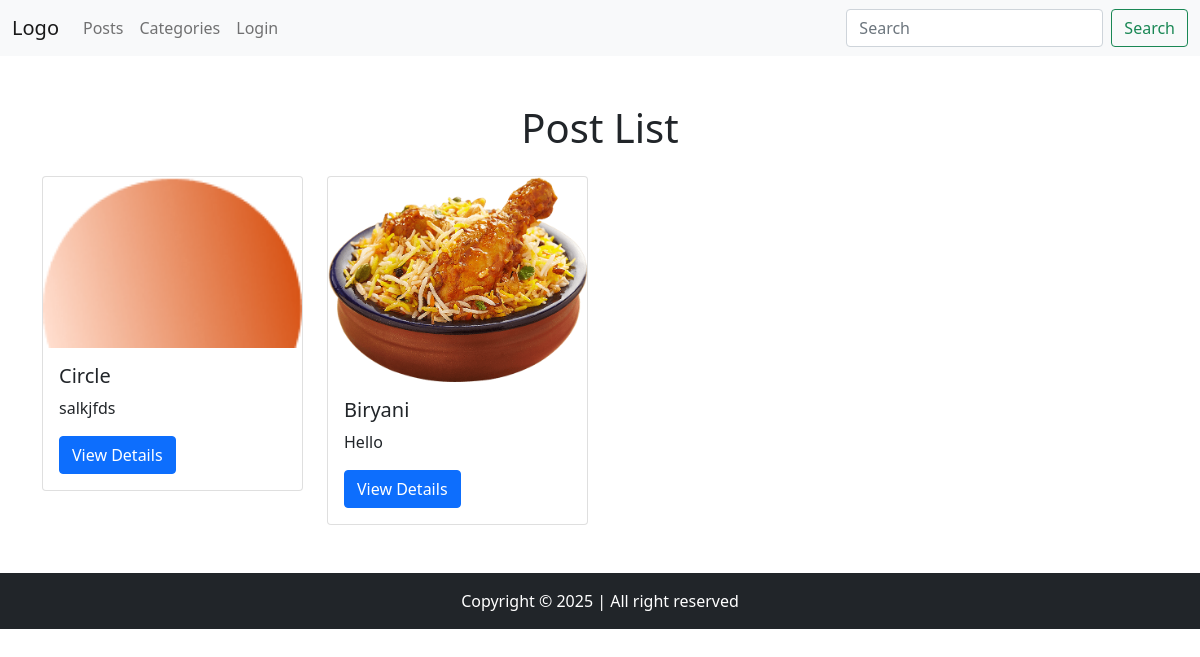
Page /?page=2 on the earlier database version.
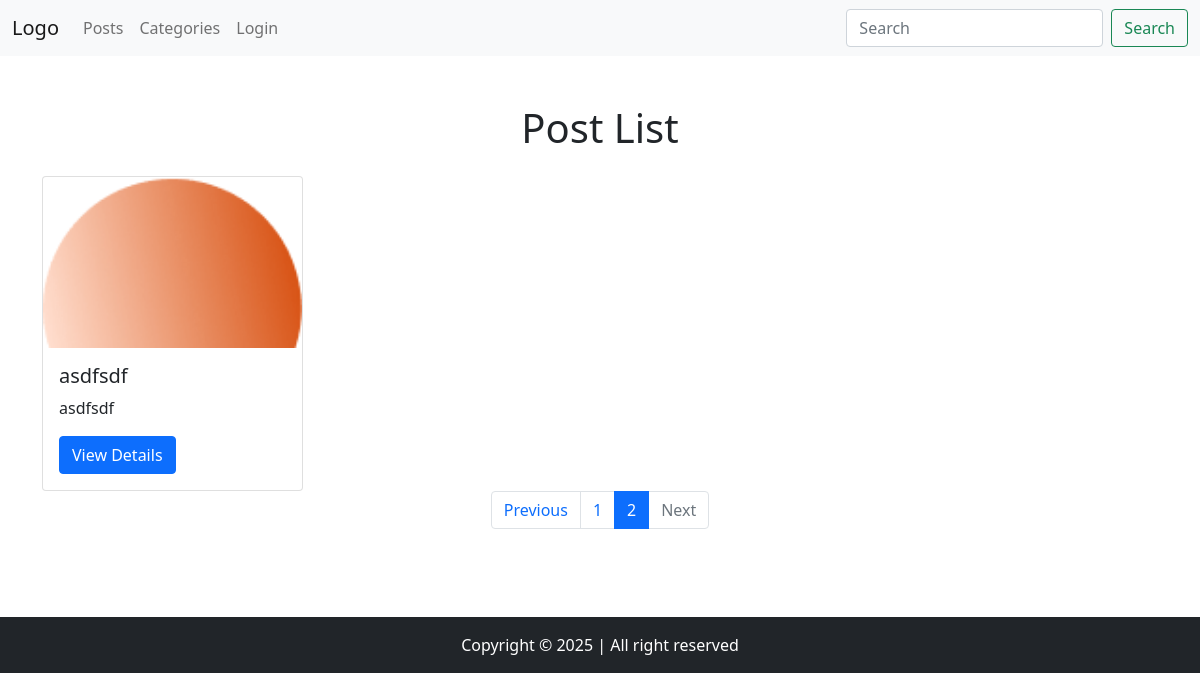
Same page on the later database version.
### app/models.py (models this page shows)
class PostModel(models.Model):
    title = models.CharField(max_length=50)
    description = models.TextField()
    image = models.ImageField(null=True, upload_to="posts/")
    category = models.ForeignKey(CategoryModel, on_delete=models.CASCADE, null=True)
    viewer = models.IntegerField(default=0)
    created_at = models.DateTimeField(auto_now_add=True)
    updated_at = models.DateTimeField(auto_now=True)

### app/views.py (the view)
# urls.py: path("", views.index),
def index(request):
    search = request.GET.get("search")
    posts = PostModel.objects.all()
    if search:
        posts = posts.filter(
            Q(title__icontains=search)
            | Q(description__icontains=search)
            | Q(category__name__icontains=search)
        )
    paginator = Paginator(posts, 2)
    page_number = request.GET.get("page")
    page_obj = paginator.get_page(page_number)
    context = {"posts": page_obj}
    return render(request, "index.html", context)

### templates/index.html (shortened to what this page needs)
{% extends 'components/base.html' %}
{% block body %}
<h1 class="text-center">Post List</h1>
<div class="row">
    {% for post in posts %}
    <div class="col-12 col-md-6 col-lg-4 col-xl-3 mt-3">
        <div class="card">
            <img src="{{ post.image.url }}" class="card-img-top" alt="{{ post.title }}">
            <div class="card-body">
                <h5 class="card-title">{{ post.title }}</h5>
                <p class="card-text">{{ post.description }}</p>
                <a href="/post/detail/{{ post.id }}/" class="btn btn-primary">View Details</a>
            </div>
        </div>
    </div>
    {% endfor %}
</div>
{% if posts.has_other_pages %}
<div style="display: flex; justify-content: center;">
    <nav aria-label="Topics pagination" class="mb-4">
        <ul class="pagination">
            {% if posts.has_previous %}
            <li class="page-item">
                <a class="page-link" href="?page={{ posts.previous_page_number }}">Previous</a>
            </li>
            {% else %}
            <li class="page-item disabled">
                <span class="page-link">Previous</span>
            </li>
            {% endif %}
            {% for page_num in posts.paginator.page_range %} {% if posts.number == page_num %}
            <li class="page-item active">
                <span class="page-link">
                    {{ page_num }}
                </span>
            </li>
            {% else %}
            <li class="page-item">
                <a class="page-link" href="?page={{ page_num }}">{{ page_num }}</a>
            </li>
            {% endif %}
            {% endfor %}
            {% if posts.has_next %}
            <li class="page-item">
                <a class="page-link" href="?page={{ posts.next_page_number }}">Next</a>
            </li>
            {% else %}
            <li class="page-item disabled">
                <span class="page-link">Next</span>
            </li>
            {% endif %}
        </ul>
    </nav>
</div>
{% endif %}
{% endblock %}

Differences in the rows shown:
no longer on this page (row unchanged): PostModel: image (picture), title "Circle", description "salkjfds"
no longer on this page (row unchanged): PostModel: image (picture), title "Biryani", description "Hello"
added PostModel: image (picture), title "asdfsdf", description "asdfsdf"
Other differences:
text now shown: "Previous Next"
new list line: "1"
new list line: "2"
